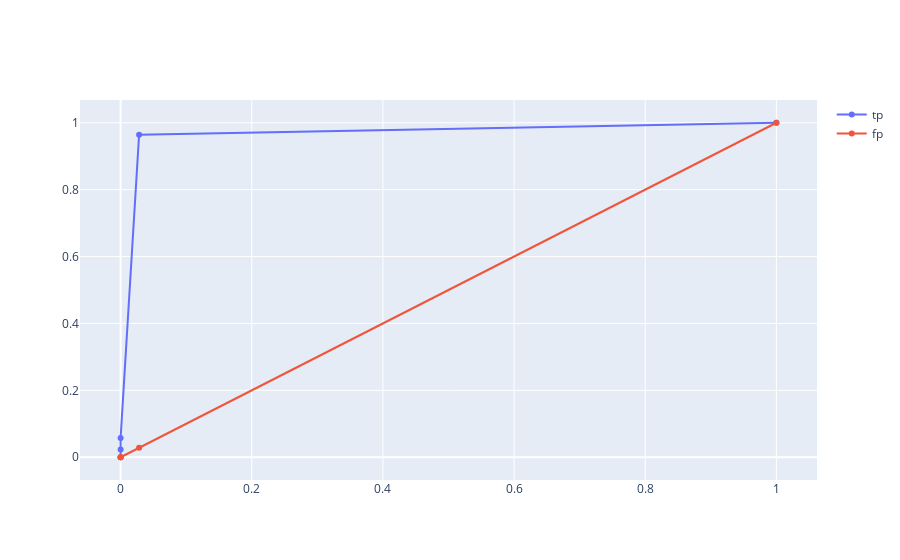

Notebook source saved alongside this figure:
### Code cell
## 测试集表现
pred, prob = predict(adt, X_test)
eval_ret = classifier_evaluate(y_test, pred)
print(eval_ret)

fpr, tpr, thresholds = roc_curve(y_test, prob)
roc_auc = auc(fpr, tpr)
print(f'auc{roc_auc}')
draw_lines(fpr, [tpr, fpr], ['tp', 'fp'])

### Figure 1 — Plotly figure (JSON) as saved in the notebook; plotly's stock layout.template omitted (floating-point values rounded to 4 significant figures)
{"data": [{"mode": "lines+markers", "name": "tp", "type": "scatter", "x": [0, 0, 0, 0.02821, 1], "y": [0, 0.02294, 0.05734, 0.9644, 1]}, {"mode": "lines+markers", "name": "fp", "type": "scatter", "x": [0, 0, 0, 0.02821, 1], "y": [0, 0, 0, 0.02821, 1]}], "layout": {}}
